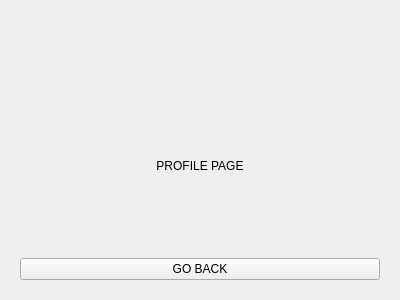
<?xml version="1.0" encoding="UTF-8"?>
<ui version="4.0">
 <class>ProfilePage</class>
 <widget class="QWidget" name="ProfilePage">
  <property name="geometry">
   <rect>
    <x>0</x>
    <y>0</y>
    <width>400</width>
    <height>300</height>
   </rect>
  </property>
  <property name="windowTitle">
   <string>Form</string>
  </property>
  <layout class="QVBoxLayout" name="verticalLayout">
   <item>
    <spacer name="verticalSpacer_2">
     <property name="orientation">
      <enum>Qt::Vertical</enum>
     </property>
     <property name="sizeHint" stdset="0">
      <size>
       <width>20</width>
       <height>40</height>
      </size>
     </property>
    </spacer>
   </item>
   <item>
    <widget class="QWidget" name="widget" native="true">
     <layout class="QVBoxLayout" name="verticalLayout_2">
      <item>
       <widget class="QLabel" name="label">
        <property name="text">
         <string>PROFILE PAGE</string>
        </property>
        <property name="alignment">
         <set>Qt::AlignCenter</set>
        </property>
       </widget>
      </item>
      <item>
       <spacer name="verticalSpacer">
        <property name="orientation">
         <enum>Qt::Vertical</enum>
        </property>
        <property name="sizeHint" stdset="0">
         <size>
          <width>20</width>
          <height>40</height>
         </size>
        </property>
       </spacer>
      </item>
      <item>
       <widget class="QPushButton" name="button_HomePage">
        <property name="text">
         <string>GO BACK</string>
        </property>
       </widget>
      </item>
     </layout>
    </widget>
   </item>
  </layout>
 </widget>
 <resources/>
 <connections/>
</ui>
